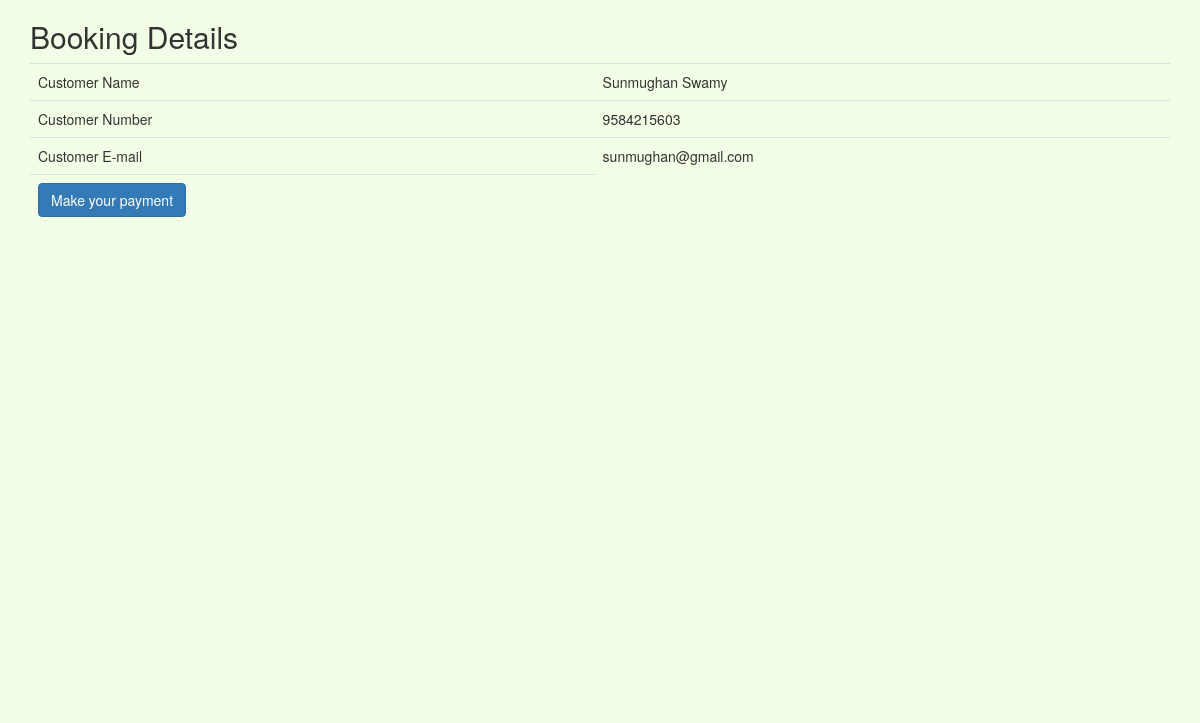
/process.php (signed in), run on the app's committed database.
### tables this page shows
CREATE TABLE `customers` (
  `cu_id` int(11) NOT NULL,
  `cu_name` varchar(100) NOT NULL,
  `cu_number` text NOT NULL,
  `cu_roll` text NOT NULL,
  `cu_mail` text NOT NULL,
  `cu_password` text NOT NULL,
  `feedback` varchar(1000) NOT NULL
);

### process.php (the view, shortened to what this page needs)
<!DOCTYPE html>
<html>
<head>
  <link rel="stylesheet" href="https://maxcdn.bootstrapcdn.com/bootstrap/3.3.7/css/bootstrap.min.css">
</head>
<body>
<?php
	include 'connection.php';
  $var=$_SESSION["login"];
	$result=mysqli_query($con,"SELECT * FROM customers WHERE cu_mail='$var'");
  ?>
<div class="container" id="maindiv" >
  <h2>Booking Details</h2>
  <table class="table table-hover">
    <tbody>
    <?php while ($row=mysqli_fetch_array($result)): ?>
      <tr>
        <td> Customer Name</td>
        <td><?php echo $row['cu_name']; ?></td>
      </tr>
      <tr>
        <td>Customer Number</td>
        <td><?php echo $row['cu_number']; ?></td>
      </tr>
      <tr>
        <td>Customer E-mail </td>
        <td><?php echo $row['cu_mail']; ?></td>
      </tr>
       <?php endwhile; ?>
       <tr>
         <td><input id="button1" type="button"  class="btn btn-primary" value="Make your payment" onclick="Login();"/></td>
       </tr>
    </tbody>
  </table>
</div>
</body>
</html>

### process.php (style rules this page uses)
#button1 { top: 110%; }
html,body { background-color: #f2ffe6; }

### data on the page
customers: cu_name "Sunmughan Swamy", cu_number "9584215603", cu_mail "sunmughan@gmail.com"
